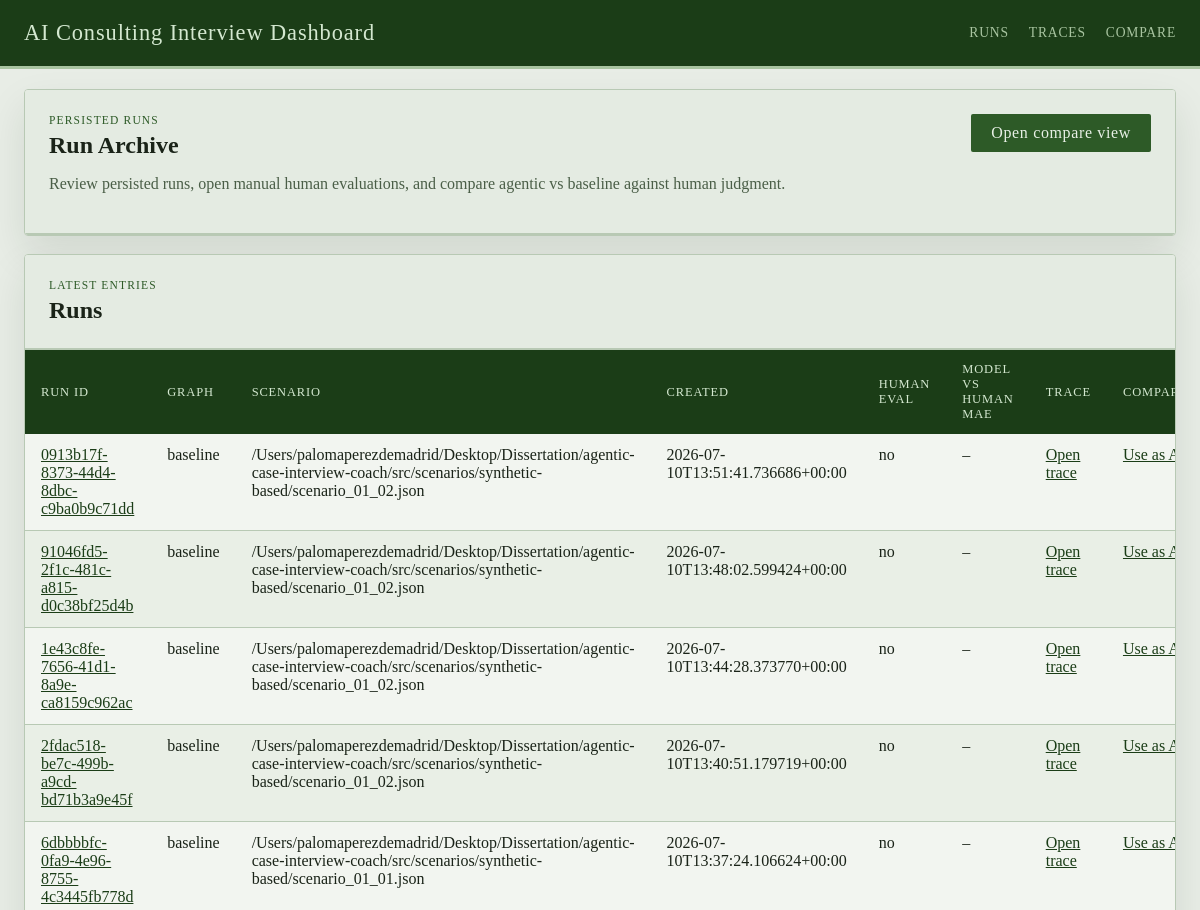
Before: / (upper part) with the older database file.
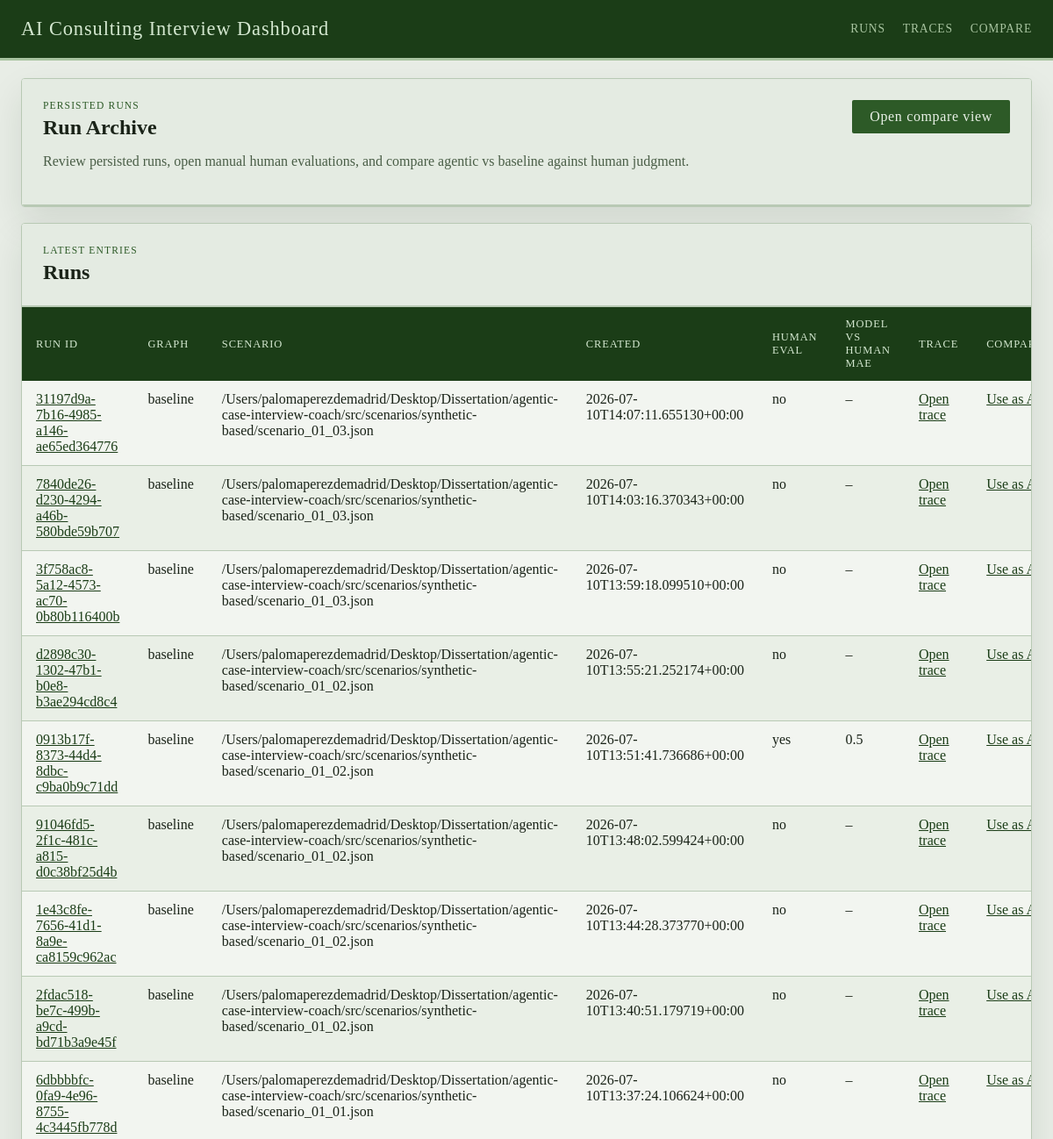
After: the same page with the newer database file.
### tables this page shows
CREATE TABLE runs (
                run_id TEXT PRIMARY KEY,
                graph_name TEXT NOT NULL,
                thread_id TEXT NOT NULL,
                scenario_ref TEXT,
                case_prompt TEXT,
                turn_index INTEGER,
                judge_round INTEGER,
                enough_evidence INTEGER NOT NULL,
                focus_areas_json TEXT NOT NULL,
                transcript_json TEXT NOT NULL,
                case_performance_json TEXT NOT NULL,
                quality_dialog_json TEXT NOT NULL,
                final_feedback TEXT,
                state_json TEXT NOT NULL,
                created_at TEXT NOT NULL
            );

### web/app.py (the view)
@app.get("/")
def index():
    ensure_dashboard_db()
    runs = list_runs(limit=100)
    return render_template("index.html", runs=runs)

### web/dashboard_store.py (called while the page is built)
def _json_loads(value: str | None, fallback: Any) -> Any:
    if not value:
        return fallback
    try:
        return json.loads(value)
    except json.JSONDecodeError:
        return fallback

def get_db_connection() -> sqlite3.Connection:
    connection = sqlite3.connect(RUNS_DB_PATH, timeout=30)
    connection.row_factory = sqlite3.Row
    return connection

def _normalize_dimension_entry(raw_entry: Any) -> dict[str, Any]:
    if isinstance(raw_entry, dict):
        score = raw_entry.get("score", "")
        rationale = raw_entry.get("rationale", "")
        evidence = raw_entry.get("evidence", "")
    else:
        score = raw_entry
        rationale = ""
        evidence = ""
    return {
        "score": score if score not in {None, ""} else "",
        "rationale": str(rationale or "").strip(),
        "evidence": str(evidence or "").strip(),
    }

def _extract_expected_scores(state: dict[str, Any]) -> dict[str, dict[str, Any]]:
    candidate_profile = state.get("candidate_profile", {})
    expected_scores = candidate_profile.get("expected_scores", {})
    sections: dict[str, dict[str, Any]] = {
        CASE_PERFORMANCE_SECTION: {},
        DIALOG_QUALITY_SECTION: {},
    }
    for section_name in sections:
        raw_section = expected_scores.get(section_name, {})
        if not isinstance(raw_section, dict):
            continue
        for dimension, details in raw_section.items():
            if not isinstance(details, dict):
                continue
            sections[section_name][dimension] = {
                "score": details.get("expected", ""),
                "rationale": str(details.get("rationale", "")).strip(),
            }
    return sections

def _extract_model_scores(run_row: sqlite3.Row) -> dict[str, dict[str, Any]]:
    return {
        CASE_PERFORMANCE_SECTION: _json_loads(run_row["case_performance_json"], {}),
        DIALOG_QUALITY_SECTION: _json_loads(run_row["quality_dialog_json"], {}),
    }

def _score_sort_key(value: Any) -> tuple[int, str]:
    return (0, str(value))

def to_numeric_score(value: Any) -> float | None:
    if value is None:
        return None
    if isinstance(value, bool):
        return None
    if isinstance(value, (int, float)):
        return float(value)
    text = str(value).strip().lower()
    if text in {"", NOT_TESTED, "n/a", "na", "none", "null", "missing"}:
        return None
    try:
        return float(text)
    except ValueError:
        return None

### web/templates/index.html (shortened to what this page needs)
{% extends "base.html" %}
{% block content %}
<section class="panel">
  <div class="panel-heading">
    <div>
      <p class="eyebrow">Persisted Runs</p>
      <h1>Run Archive</h1>
      <p class="lede">Review persisted runs, open manual human evaluations, and compare agentic vs baseline against human judgment.</p>
    </div>
    <a class="button" href="{{ url_for('compare_runs') }}">Open compare view</a>
  </div>
</section>
<section class="panel">
  <div class="panel-heading">
    <div>
      <p class="eyebrow">Latest entries</p>
      <h2>Runs</h2>
    </div>
  </div>
  <div class="table-wrap">
    <table>
      <thead>
        <tr>
          <th>Run ID</th>
          <th>Graph</th>
          <th>Scenario</th>
          <th>Created</th>
          <th>Human Eval</th>
          <th>Model vs Human MAE</th>
          <th>Trace</th>
          <th>Compare</th>
        </tr>
      </thead>
      <tbody>
        {% for run in runs %}
        <tr>
          <td><a href="{{ url_for('get_run', run_id=run.run_id) }}">{{ run.run_id }}</a></td>
          <td>{{ run.graph_name }}</td>
          <td>{{ run.scenario_ref or 'n/a' }}</td>
          <td>{{ run.created_at }}</td>
          <td>{{ 'yes' if run.has_human_evaluation else 'no' }}</td>
          <td>{{ run.metrics.model_vs_human_mae if run.metrics.model_vs_human_mae is not none else '–' }}</td>
          <td><a href="{{ url_for('get_run_trace', run_id=run.run_id) }}">Open trace</a></td>
          <td><a href="{{ url_for('compare_runs', run_a=run.run_id) }}">Use as A</a></td>
        </tr>
        {% else %}
        <tr>
          <td colspan="8">No persisted runs found in <code>artifacts/runs.sqlite</code>.</td>
        </tr>
        {% endfor %}
      </tbody>
    </table>
  </div>
</section>
{% endblock %}

### web/templates/base.html (shortened to what this page needs)
<!doctype html>
<html lang="en">
  <head>
    <link rel="stylesheet" href="{{ url_for('static', filename='styles.css', v='20260627a') }}">
  </head>
  <body>
    <header class="site-header">
      <div class="site-header__inner">
        <a class="brand" href="{{ url_for('index') }}">AI Consulting Interview Dashboard</a>
        <nav class="nav">
          <a href="{{ url_for('index') }}">Runs</a>
          <a href="{{ url_for('trace_index') }}">Traces</a>
          <a href="{{ url_for('compare_runs') }}">Compare</a>
        </nav>
      </div>
    </header>
    <main class="shell">
      {% block content %}{% endblock %}
    </main>
  </body>
</html>

### web/static/styles.css (style rules this page uses)
:root { --bg: #e8ede6; --panel: #f2f5f0; --panel-alt: #e4ebe2; --line: #b8c9b4; --ink: #1a2318; --muted: #4a5e47; --accent: #2d5a27; --accent-strong: #1b3d17; --success: #2d5a27; --warning: #7a6520; --danger: #7a2020; --shadow: 0 18px 40px rgba(20, 40, 18, 0.10); --radius: 4px; --font-ui: "Georgia", "Times New Roman", serif; --font-display: "Georgia", "Palatino Linotype", serif; }
* { box-sizing: border-box; }
body { margin: 0; font-family: var(--font-ui); color: var(--ink); background: var(--bg); }
a { color: var(--accent-strong); }
.site-header { position: sticky; top: 0; z-index: 10; background: var(--accent-strong); border-bottom: 3px solid #a8c4a0; }
.site-header__inner, .shell { max-width: 1400px; margin: 0 auto; padding: 20px 24px; }
.site-header__inner { display: flex; justify-content: space-between; align-items: center; }
.brand { font-family: var(--font-display); font-size: 1.4rem; text-decoration: none; color: #d4e8d0; letter-spacing: 0.04em; }
.nav { display: flex; gap: 20px; }
.nav a { text-decoration: none; color: #a8c4a0; font-size: 0.85rem; letter-spacing: 0.06em; text-transform: uppercase; }
.shell { display: grid; gap: 18px; }
.panel { background: var(--panel); border: 1px solid var(--line); border-radius: var(--radius); box-shadow: var(--shadow); overflow: hidden; }
.panel-heading { display: flex; justify-content: space-between; align-items: start; gap: 16px; padding: 24px; background: var(--panel-alt); border-bottom: 2px solid var(--line); }
.panel-heading h1, .panel-heading h2, .panel-heading h3, .subsection h3 { margin: 0; font-family: var(--font-display); font-weight: bold; }
.eyebrow { margin: 0 0 6px; color: var(--accent); text-transform: uppercase; letter-spacing: 0.10em; font-size: 0.72rem; font-family: var(--font-display); }
.lede, .meta-grid p, .prompt-box p, .helper { color: var(--muted); }
.button { display: inline-flex; align-items: center; justify-content: center; border: 0; border-radius: 2px; padding: 10px 20px; background: var(--accent); color: #e8f0e6; font-family: var(--font-display); letter-spacing: 0.04em; text-decoration: none; cursor: pointer; }
.table-wrap { overflow-x: auto; }
table { width: 100%; border-collapse: collapse; }
th { background: var(--accent-strong); color: #d4e8d0; padding: 12px 16px; text-align: left; font-size: 0.78rem; text-transform: uppercase; letter-spacing: 0.07em; font-weight: normal; }
td { padding: 12px 16px; text-align: left; vertical-align: top; border-bottom: 1px solid var(--line); }
tr:nth-child(even) td { background: rgba(180, 210, 174, 0.15); }

Changed rows visible on the page:
added runs: run_id "31197d9a-7b16-4985-a146-ae65ed364776", graph_name "baseline", scenario_ref "/Users/palomaperezdemadrid/Desktop/Dissertation/agentic-case-interview-coach/src/scenarios/synthetic-based/scenario_01_03.json", created_at "2026-07-10T14:07:11.655130+00:00", has_human_evaluation "no", metrics "–"
added runs: run_id "7840de26-d230-4294-a46b-580bde59b707", graph_name "baseline", scenario_ref "/Users/palomaperezdemadrid/Desktop/Dissertation/agentic-case-interview-coach/src/scenarios/synthetic-based/scenario_01_03.json", created_at "2026-07-10T14:03:16.370343+00:00", has_human_evaluation "no", metrics "–"
added runs: run_id "3f758ac8-5a12-4573-ac70-0b80b116400b", graph_name "baseline", scenario_ref "/Users/palomaperezdemadrid/Desktop/Dissertation/agentic-case-interview-coach/src/scenarios/synthetic-based/scenario_01_03.json", created_at "2026-07-10T13:59:18.099510+00:00", has_human_evaluation "no", metrics "–"
added runs: run_id "d2898c30-1302-47b1-b0e8-b3ae294cd8c4", graph_name "baseline", scenario_ref "/Users/palomaperezdemadrid/Desktop/Dissertation/agentic-case-interview-coach/src/scenarios/synthetic-based/scenario_01_02.json", created_at "2026-07-10T13:55:21.252174+00:00", has_human_evaluation "no", metrics "–"
computed for runs "0913b17f-8373-44d4-8dbc-c9ba0b9c71dd": has_human_evaluation "no" → "yes"; metrics "–" → "0.5"
